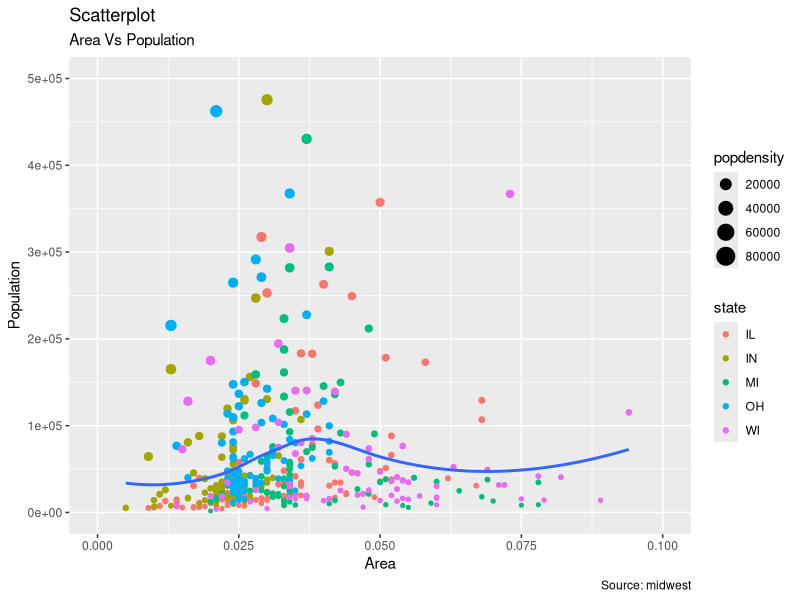

This chart was generated by the following R code:
## ---- chunk 1
knitr::opts_chunk$set(echo = TRUE)
## ---- chunk 2
library(ggplot2)
# Scatterplot
gg <- ggplot(midwest, aes(x=area, y=poptotal)) + 
  geom_point(aes(col=state, size=popdensity)) + 
  geom_smooth(method="loess", se=F) + 
  xlim(c(0, 0.1)) + 
  ylim(c(0, 500000)) + 
  labs(subtitle="Area Vs Population", 
       y="Population", 
       x="Area", 
       title="Scatterplot", 
       caption = "Source: midwest")
plot(gg)
